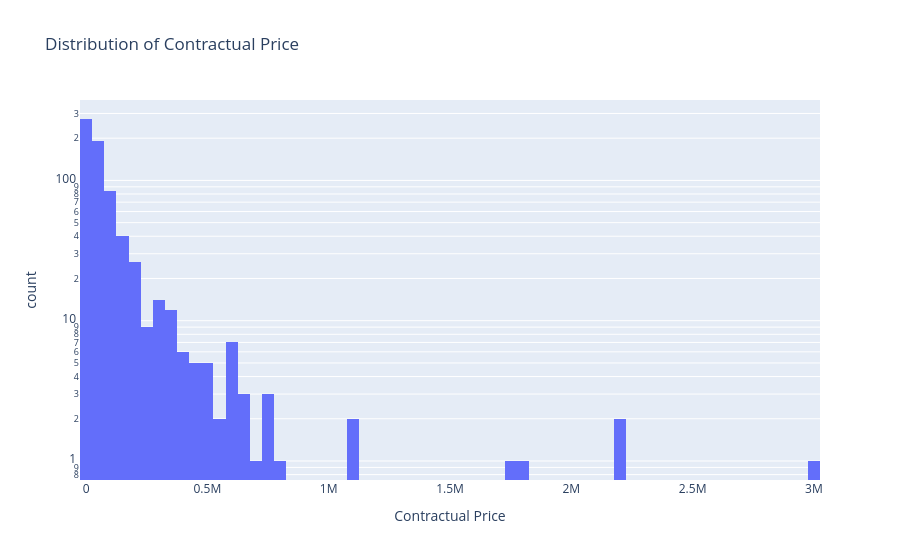

The notebook cell saved with this chart:
### Code cell
# TODO: histogram of price distribution with log scale, showing outliers in different color
fig = px.histogram(
    subset,
    x='precoContratual',
    nbins=100,
    title='Distribution of Contractual Price',
    labels={'precoContratual': 'Contractual Price', 'count': 'Number of Contracts'},
    log_y=True
)
fig.show()

### Figure 1 — Plotly figure (JSON) as saved in the notebook; plotly's stock layout.template omitted (floating-point values rounded to 4 significant figures; data arrays with more than 128 entries replaced by an {"elided": "..."} marker saying what was removed)
{"data": [{"bingroup": "x", "hovertemplate": "Contractual Price=%{x}<br>count=%{y}<extra></extra>", "legendgroup": "", "marker": {"color": "#636efa", "pattern": {"shape": ""}}, "name": "", "nbinsx": 100, "orientation": "v", "showlegend": false, "type": "histogram", "x": {"elided": "690 float values"}, "xaxis": "x", "yaxis": "y"}], "layout": {"barmode": "relative", "legend": {"tracegroupgap": 0}, "title": {"text": "Distribution of Contractual Price"}, "xaxis": {"anchor": "y", "domain": [0, 1], "title": {"text": "Contractual Price"}}, "yaxis": {"anchor": "x", "domain": [0, 1], "title": {"text": "count"}, "type": "log"}}}
